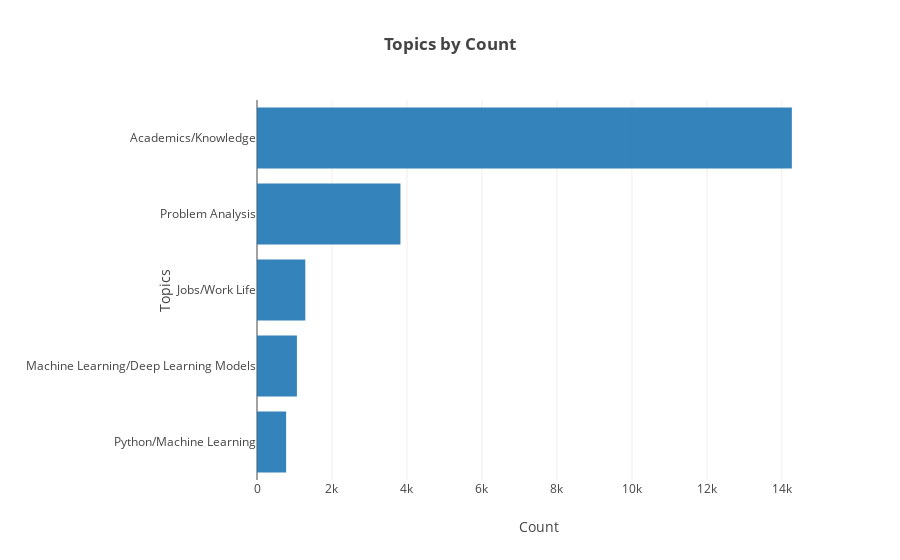

The code cell stored with this chart in its notebook:
### Markdown cell above
### Distribution of Topics

### Code cell
trace1 = go.Bar(x=df_topics['Topic'].value_counts().sort_values(ascending=True).values,
                y=df_topics['Topic'].value_counts().sort_values(ascending=True).index.values,
                orientation='h',
                opacity=0.9
               )

layout = go.Layout(title='<b>Topics by Count </b>',
                   xaxis=dict(title='Count'),
                   yaxis=dict(title='Topics',
                              automargin=True
                             ))

fig = go.Figure(data=[trace1], layout=layout)
py.iplot(fig)

### Figure 1 — Plotly figure (JSON) as saved in the notebook; plotly's stock layout.template omitted (floating-point values rounded to 4 significant figures)
{"data": [{"opacity": 0.9, "orientation": "h", "type": "bar", "uid": "7f13f008-3c09-43c0-a011-07d8b19fdecb", "x": [777, 1065, 1288, 3826, 14266], "y": ["Python/Machine Learning", "Machine Learning/Deep Learning Models", "Jobs/Work Life", "Problem Analysis", "Academics/Knowledge"]}], "layout": {"title": {"text": "<b>Topics by Count</b>"}, "xaxis": {"title": {"text": "Count"}}, "yaxis": {"automargin": true, "title": {"text": "Topics"}}}}
